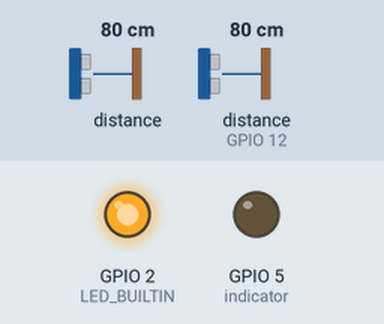
Recording of a sketch running on a simulated ESP8266 (NodeMCU). Parts: output pins drawn as LEDs (lit = HIGH, except the on-board LED, lit = LOW). Wiring (inferred from the names in the program): 2 × ultrasonic range finder: trigger GPIO 4, echo GPIO 0 / trigger GPIO 14, echo GPIO 12. The inputs (shaded band) are chosen by the test bench; at power-on: distance to the obstacle 80 cm, distance to the obstacle (sensor on GPIO 12) 80 cm. The echo pulse lasts 58.3 µs per cm; WiFi joins after 1.5 s; servers stay silent unless stated; pins used as bus, display or sensor lines are not drawn; what the sketch prints to the serial monitor is not drawn.

Above: at 0.1 s.
At 1.7 s:
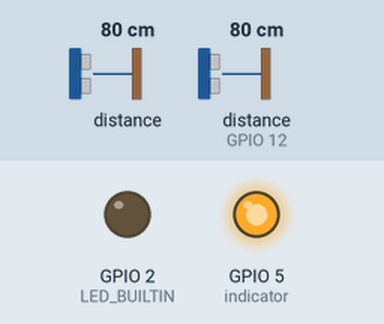
Timing chart, 0 to 3.2 s (numbered marks = the images above):
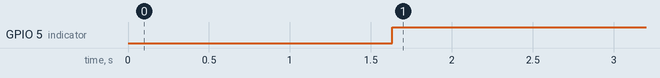

Measured:
- by itself, GPIO 5 (indicator): LOW → HIGH at 1.6 s

The sketch:

newsantinizer.ino
```cpp
#include <ESP8266WiFi.h>
#include <ESP8266HTTPClient.h>
#include <WiFiClient.h>


String serverName = "http://IP_address:8000/number/samplelocation";
const char* ssid = "sampleid";
const char* password = "samplepass";

const int pingPin =14;    // trigo pin depth
const int echoPin =12;
const int pingPin2=4;     // tripgo pin hand
const int echoPin2=0;
const int led=13;
const int indicator =  5;  // relay output
int hand_counter = 1 ;
int email_trigger = 0;  //not set initialy
void setup() {
  WiFi.begin(ssid, password);


  pinMode(LED_BUILTIN,OUTPUT);
  pinMode(indicator,OUTPUT);
  Serial.begin(115200);


  Serial.println("Connecting");
  while(WiFi.status() != WL_CONNECTED) {
    delay(500);
    Serial.print(".");
  }
  Serial.println("");
  Serial.print("Connected to WiFi network with IP Address: ");
  Serial.println(WiFi.localIP());

  Serial.println("Timer set to 5 seconds (timerDelay variable), it will take 5 seconds before publishing the first reading.");

}


void loop() {
   digitalWrite(LED_BUILTIN,HIGH);
   int depth=sensor2(pingPin2,echoPin2);
   int hand_distance=sensor1(pingPin,echoPin);
   Serial.print("depth :");
   Serial.print(depth);
   Serial.print(" \nhand_distance :");
   Serial.print(hand_distance);

   Serial.println();
   delay(100);

   if(hand_distance<25 && depth<=25)        //and because we only want to spray when tank is full

   {
      if (depth<=25){
         email_trigger = 0 ;             //reset email trigger flag to initial state
      }
    if (hand_counter <1){                //spray sequence nozel on

    digitalWrite(indicator,LOW);         //relay is working on active low condition so ,low to trigger the relay
    digitalWrite(LED_BUILTIN,LOW);
    Serial.println("Relay on");
    delay(150);
    hand_counter++;
    digitalWrite(pingPin,LOW);
    digitalWrite(pingPin2,LOW);
    digitalWrite(indicator,LOW);
    digitalWrite(led,LOW);
   }

   else{                                 // let the nozel turned off
     digitalWrite(indicator,HIGH);       //turned it HIGH for making low
     digitalWrite(led,LOW);

    }
   }
   else {                                // if tank is empty or hand is not placed
    delay(10);
    digitalWrite(indicator,HIGH);         //turn spray off
     digitalWrite(led,LOW);
     hand_counter = 0;                   //reset hand_counter flag so that in next loop it can trigger the nozel
    //condition for hand distance
   if (depth>25 && email_trigger == 0){           //send email only when hand is not placed, tank is empty and its first time that conditions are met
      //change threshold for minimum depth
      Serial.println( wifi_http( ));

     email_trigger = 1;  //setting email trigger flag indicator of email already sent
   }
   }
}
int sensor1(int pingPin,int echoPin){
  long duration, inches, hand_distance;
   pinMode(pingPin, OUTPUT);
   digitalWrite(pingPin, LOW);
   delayMicroseconds(2);
   digitalWrite(pingPin, HIGH);
   delayMicroseconds(10);
   digitalWrite(pingPin, LOW);
   pinMode(echoPin, INPUT);
   duration = pulseIn(echoPin, HIGH);
   inches = microsecondsToInches(duration);
   hand_distance = microsecondsToCentimeters(duration);
   return hand_distance;
}
 int sensor2(int pingPin2,int echoPin2)
{
    long duration, inches, hand_distance;
   pinMode(pingPin2, OUTPUT);
   digitalWrite(pingPin2, LOW);
   delayMicroseconds(2);
   digitalWrite(pingPin2, HIGH);
   delayMicroseconds(10);
   digitalWrite(pingPin2, LOW);
   pinMode(echoPin2, INPUT);
   duration = pulseIn(echoPin2, HIGH);
   inches = microsecondsToInches(duration);
   hand_distance = microsecondsToCentimeters(duration);
   return hand_distance;
}

long microsecondsToInches(long microseconds) {
   return microseconds / 74 / 2;
}

long microsecondsToCentimeters(long microseconds) {
   return microseconds / 29 / 2;
}

int wifi_http( ){

      if(WiFi.status()== WL_CONNECTED){
      HTTPClient http;

      String serverPath = serverName ;

      // Your Domain name with URL path or IP address with path
      http.begin(serverPath.c_str());

      // Send HTTP GET request
      int httpResponseCode = http.GET();
      Serial.println(http.getString());
      return(httpResponseCode);
}
}
```
